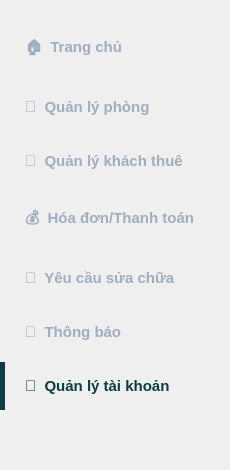
       <widget class="QWidget" name="sidebarWidget" native="true">
        <property name="minimumSize">
         <size>
          <width>230</width>
          <height>0</height>
         </size>
        </property>
        <property name="maximumSize">
         <size>
          <width>230</width>
          <height>16777215</height>
         </size>
        </property>
        <property name="styleSheet">
         <string>QWidget#sidebarWidget { background-color: white; border-right: 2px solid #e2e8f0; }
QPushButton { text-align: left; padding: 15px 25px; border: none; background-color: transparent; color: #a0aec0; font-size: 15px; font-weight: bold; }
QPushButton:hover { color: #2b455b; }
QPushButton:checked { color: #0b3d42; border-left: 5px solid #0b3d42; padding-left: 20px; }</string>
        </property>
        <layout class="QVBoxLayout" name="verticalLayout_2">
         <property name="leftMargin">
          <number>0</number>
         </property>
         <property name="topMargin">
          <number>20</number>
         </property>
         <property name="rightMargin">
          <number>0</number>
         </property>
         <property name="bottomMargin">
          <number>20</number>
         </property>
         <item>
          <widget class="QPushButton" name="navTrangChu">
           <property name="text">
            <string>🏠  Trang chủ</string>
           </property>
           <property name="checkable">
            <bool>true</bool>
           </property>
          </widget>
         </item>
         <item>
          <widget class="QPushButton" name="navQuanLyPhong">
           <property name="text">
            <string>🏢  Quản lý phòng</string>
           </property>
           <property name="checkable">
            <bool>true</bool>
           </property>
          </widget>
         </item>
         <item>
          <widget class="QPushButton" name="navQuanLyKhachThu">
           <property name="text">
            <string>👥  Quản lý khách thuê</string>
           </property>
           <property name="checkable">
            <bool>true</bool>
           </property>
          </widget>
         </item>
         <item>
          <widget class="QPushButton" name="navHoaDon">
           <property name="text">
            <string>💰  Hóa đơn/Thanh toán</string>
           </property>
           <property name="checkable">
            <bool>true</bool>
           </property>
          </widget>
         </item>
         <item>
          <widget class="QPushButton" name="navSuaChua">
           <property name="text">
            <string>🔧  Yêu cầu sửa chữa</string>
           </property>
           <property name="checkable">
            <bool>true</bool>
           </property>
          </widget>
         </item>
         <item>
          <widget class="QPushButton" name="navThongBao">
           <property name="text">
            <string>🔔  Thông báo</string>
           </property>
           <property name="checkable">
            <bool>true</bool>
           </property>
          </widget>
         </item>
         <item>
          <widget class="QPushButton" name="navTaiKhoan">
           <property name="text">
            <string>👤  Quản lý tài khoản</string>
           </property>
           <property name="checkable">
            <bool>true</bool>
           </property>
           <property name="checked">
            <bool>true</bool>
           </property>
          </widget>
         </item>
         <item>
          <spacer name="verticalSpacer">
           <property name="orientation">
            <enum>Qt::Vertical</enum>
           </property>
           <property name="sizeHint" stdset="0">
            <size>
             <width>20</width>
             <height>40</height>
            </size>
           </property>
          </spacer>
         </item>
        </layout>
       </widget>
